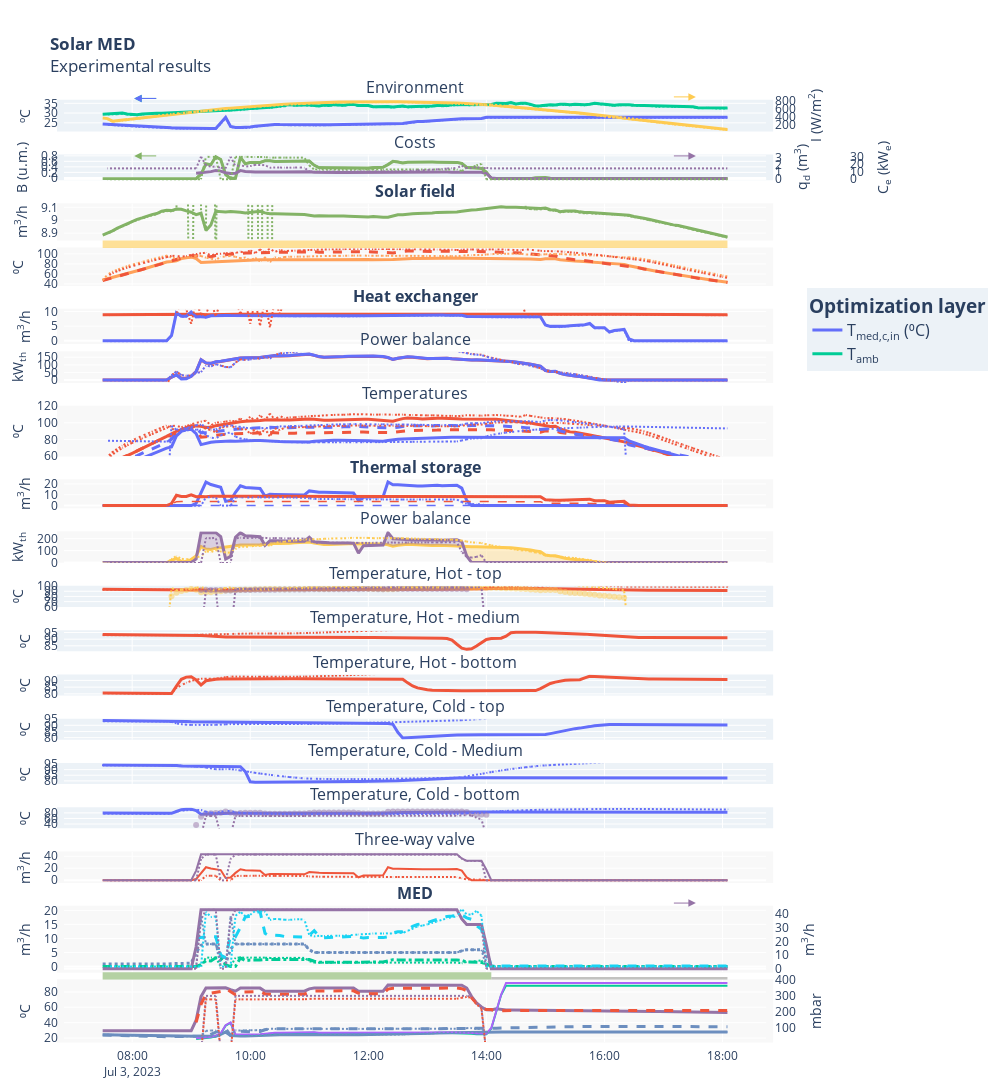

Notebook code for this chart:
### Code cell
# Sync model index with measured data
df_mod.index = df.index[idx_start-1:idx if idx<idx_end-1 else idx_end] # idx_start-1 because now we are adding one element after the initialization

# Update plot config
with open( Path("data") / "plot_config_validation.hjson") as f:
    plt_config = hjson.load(f)

fig = experimental_results_plot(plt_config, df, df_comp=df_mod, vars_config=vars_config, resample=resample_figures)

fig.show(
    config=generate_plotly_config(fig, figure_name=f'solar_med_{df.index[0].strftime("%Y%m%d")}')
)
